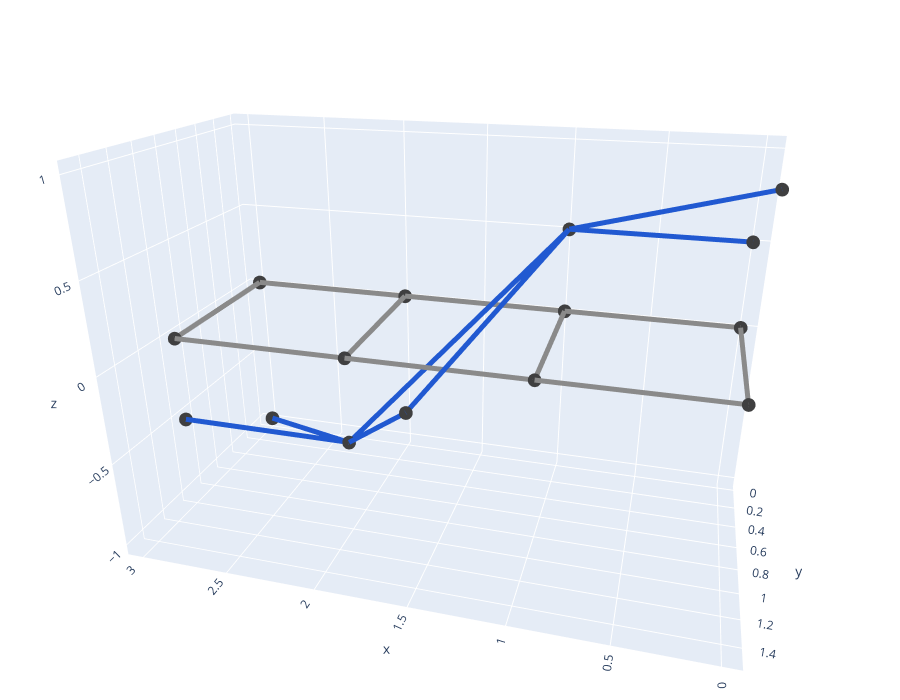

Notebook source saved alongside this figure:
### Code cell
camera = dict(
    eye=dict(x=-0.5, y=1.8, z=.8),
    center=dict(x=0, y=0, z=0),
    up=dict(x=0, y=0, z=.1)
) # this is for EG-1

fig.update_layout(scene_camera=camera)
fig.show()

### Figure 1 — Plotly figure (JSON) as saved in the notebook; plotly's stock layout.template omitted (floating-point values rounded to 4 significant figures)
{"data": [{"hoverinfo": "none", "line": {"color": "#8a8a8a", "width": 10}, "mode": "lines", "name": "Edges", "type": "scatter3d", "x": [0, 1, null, 0, 0, null, 0, 1, null, 1, 2, null, 1, 1, null, 1, 2, null, 2, 3, null, 2, 2, null, 2, 3, null, 3, 3, null], "y": [0, 0, null, 0, 1, null, 1, 1, null, 0, 0, null, 0, 1, null, 1, 1, null, 0, 0, null, 0, 1, null, 1, 1, null, 0, 1, null], "z": [0, 0, null, 0, 0, null, 0, 0, null, 0, 0, null, 0, 0, null, 0, 0, null, 0, 0, null, 0, 0, null, 0, 0, null, 0, 0, null]}, {"hoverinfo": "text", "marker": {"color": "#3f3f40", "size": 8}, "mode": "markers", "name": "Nodes", "text": ["0", "1", "2", "3", "4", "5", "6", "7"], "textfont": {"color": "black", "size": 12}, "textposition": "top center", "type": "scatter3d", "x": [0, 0, 1, 1, 2, 2, 3, 3], "y": [0, 1, 0, 1, 0, 1, 0, 1], "z": [0, 0, 0, 0, 0, 0, 0, 0]}, {"hoverinfo": "none", "line": {"color": "#2159d1", "width": 10}, "mode": "lines", "name": "Edges", "type": "scatter3d", "x": [1, 2, null, 1, 0, null, 1, 0, null, 1, 1.5, null, 2, 3, null, 2, 3, null, 2, 1.5, null], "y": [0, 1, null, 0, 0, null, 0, 1, null, 0, 1.5, null, 1, 1, null, 1, 0, null, 1, 1.5, null], "z": [0.5, -0.5, null, 0.5, 0.5, null, 0.5, 1, null, 0.5, 0, null, -0.5, -0.5, null, -0.5, -1, null, -0.5, 0, null]}, {"hoverinfo": "text", "marker": {"color": "#3f3f40", "size": 8}, "mode": "markers", "name": "Nodes", "text": ["0", "2", "3", "1", "4", "5", "6"], "textfont": {"color": "black", "size": 12}, "textposition": "top center", "type": "scatter3d", "x": [1, 0, 0, 2, 3, 3, 1.5], "y": [0, 0, 1, 1, 1, 0, 1.5], "z": [0.5, 0.5, 1, -0.5, -0.5, -1, 0]}], "layout": {"height": 700, "margin": {"b": 0, "l": 0, "r": 0, "t": 0}, "scene": {"camera": {"center": {"x": 0, "y": 0, "z": 0}, "eye": {"x": -0.5, "y": 1.8, "z": 0.8}, "up": {"x": 0, "y": 0, "z": 0.1}}, "xaxis": {"title": {"text": "x"}}, "yaxis": {"title": {"text": "y"}}, "zaxis": {"title": {"text": "z"}}}, "showlegend": false}}
